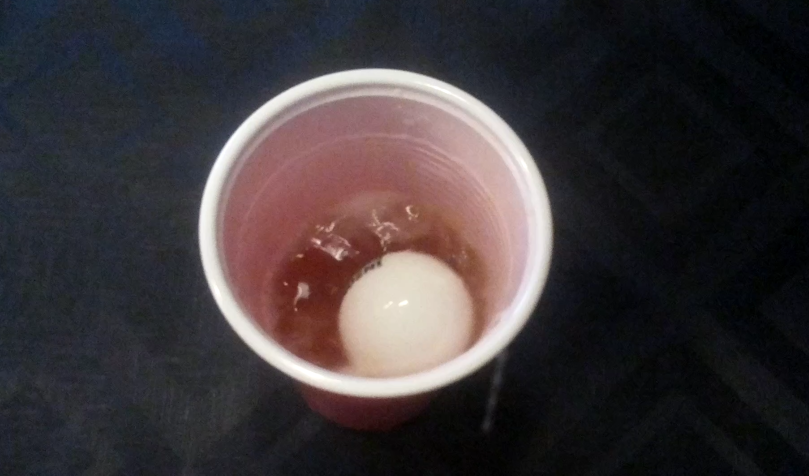
#> input picture opencv-server/ball-tracking/ballIn.png, 1618 x 951 px (shown at 1/2 size)
$ python ContoursBallCup.py   (older library calls are emulated)
#> lines starting #> are read from the running program, lines starting #| are printed output that depends on the picture; after the words box and inside, x2 and y2 are one past the last pixel; in counts of white or black regions, pixels touching at a corner belong together

'''
 * Python program to use contours to count the objects in an image.

 * sudo python3 -m pip install --user opencv-python

 * usage: python Contours.py <filename> <threshold>
'''
import cv2
import sys

filename = "ballIn.png"
# filename = "ballOut.png"
t = 210

# read original image
image = cv2.imread(filename=filename)
#> image is the input picture: shape (951, 1618, 3); mean B, G, R 57.5, 55.1, 61.5

#create binary image
gray = cv2.cvtColor(src = image, code = cv2.COLOR_BGR2GRAY)
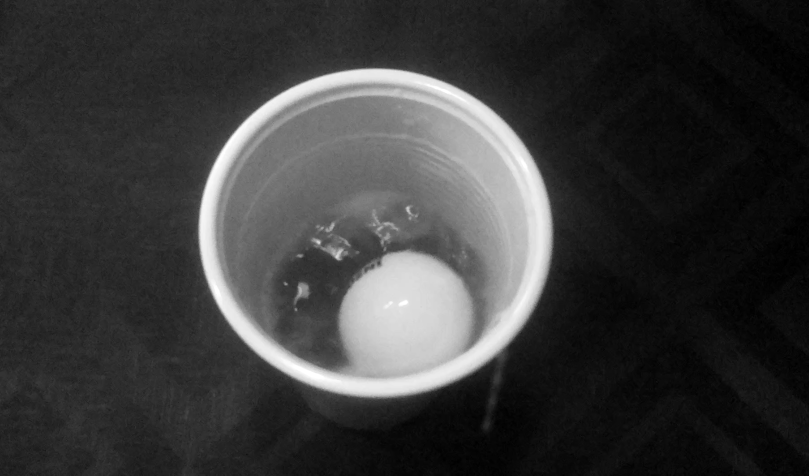
#> gray: shape (951, 1618) (shown at 1/2 size); min 0, max 255, mean 57.3
blur = cv2.GaussianBlur(src = gray,
    ksize = (5, 5),
    sigmaX = 0)
(t, binary) = cv2.threshold(src = blur,
    thresh = t,
    maxval = 255,
    type = cv2.THRESH_BINARY)
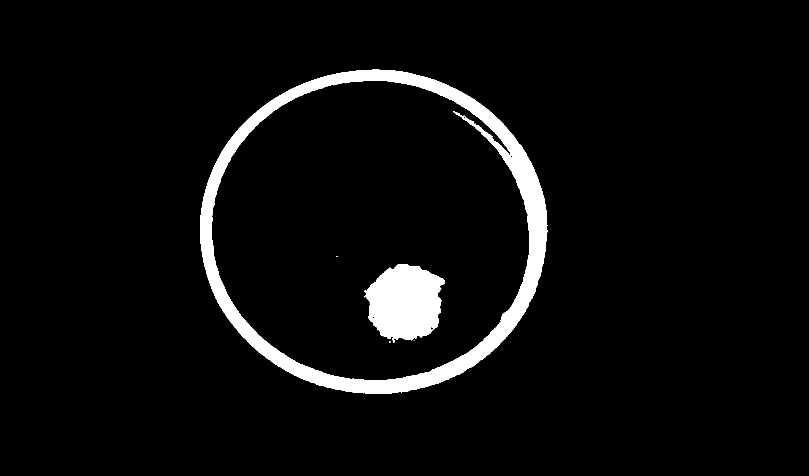
#> binary: shape (951, 1618) (shown at 1/2 size); 4.8% white; 5 white regions (3 under 20 px)
#> t = 210

# [9 lines of commented-out code are left out]


contours, hierarchy = cv2.findContours(
    binary, cv2.RETR_TREE, cv2.CHAIN_APPROX_SIMPLE)
#> contours = 11 contours, 7 with area under 20; largest, box (x1, y1, x2, y2) and area: (400, 139, 1095, 787) 352794, (422, 160, 1060, 762) 299572, (729, 528, 890, 685) 17876, (861, 653, 867, 661) 26


# print table of contours and sizes
print("Found %d objects." % len(contours))
#| Found 11 objects.
for (i, c) in enumerate(contours):
    print("\tSize of contour %d: %d" % (i, len(c)))

    try:
        print("Hierarchy: [", hierarchy[i][0], ",", hierarchy[i][1], ",", hierarchy[i][2], ",", hierarchy[i][3], ",", "]")
    except IndexError:
        print("index out of bounds")
#> this loop made 11 passes
#> c on passes 6, 8, 11: [[827, 681], [828, 681]], [[821, 678], [822, 677], [823, 678], [822, 679]], [[673, 512], [673, 513], [674, 513], [674, 512]]
#> (printed output is left out)


# draw contours over original image
#> (the run stopped early here; a loop or call above may not have finished)

$ run again, with opencv-server/ball-tracking/ballOut.png copied over opencv-server/ball-tracking/ballIn.png
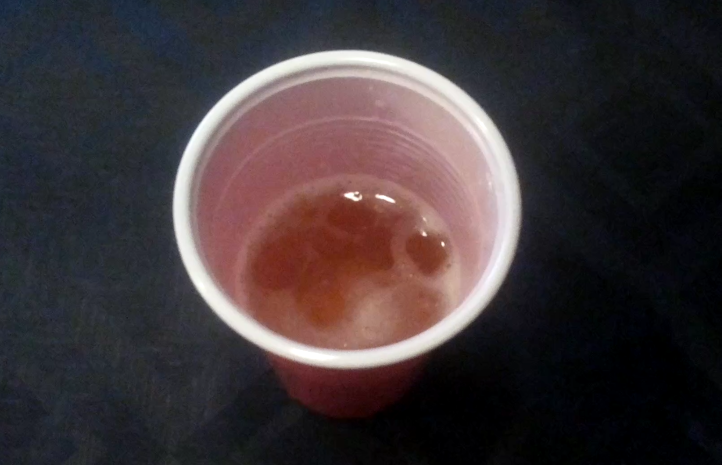
#> input picture opencv-server/ball-tracking/ballOut.png, 1443 x 930 px (shown at 1/2 size)
#> image is the input picture: shape (930, 1443, 3); mean B, G, R 56.2, 53.5, 62.8
#> `gray = cv2.cvtColor(src = image, code = cv2.COLOR_BGR2GRAY)`:
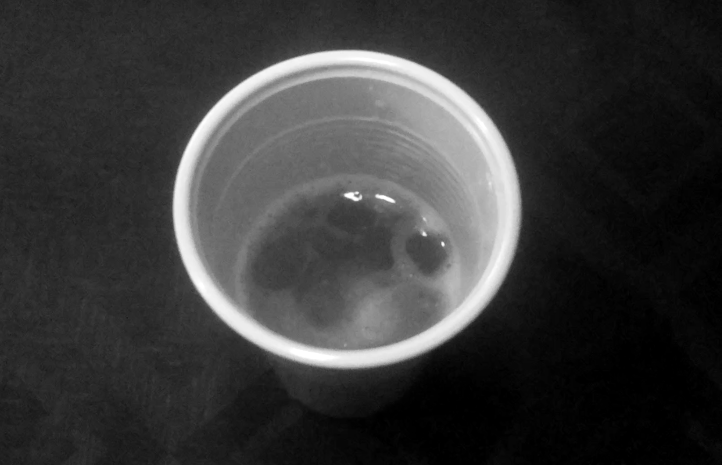
#> gray: shape (930, 1443) (shown at 1/2 size); min 0, max 255, mean 56.6
#> `(t, binary) = cv2.threshold(src = blur, thresh = t, maxval = 255, type..`:
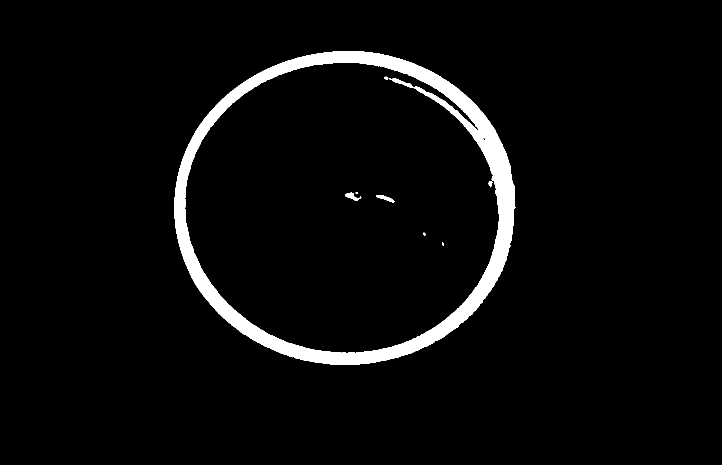
#> binary: shape (930, 1443) (shown at 1/2 size); 4% white; 8 white regions (1 under 20 px)
#> t = 210
#> contours = 11 contours, 4 with area under 20; largest, box (x1, y1, x2, y2) and area: (348, 102, 1031, 730) 336263, (369, 124, 999, 707) 284968, (690, 385, 723, 401) 200, (752, 390, 789, 405) 190, (977, 362, 985, 375) 50, (768, 153, 777, 159) 28, (965, 275, 972, 284) 23
#| Found 11 objects.
#> the loop `for (i, c) in enumerate(contours):` made 11 passes
#| 	Size of contour 0: 946
#| Hierarchy: [ [-1 -1  1 -1] , [ 2 -1 -1  0] , [ 3  1 -1  0] , [-1  2  4  0] , ]
#| 	Size of contour 1: 12
#| index out of bounds
#| 	Size of contour 2: 6
#| index out of bounds
#> (further printed lines are left out)
